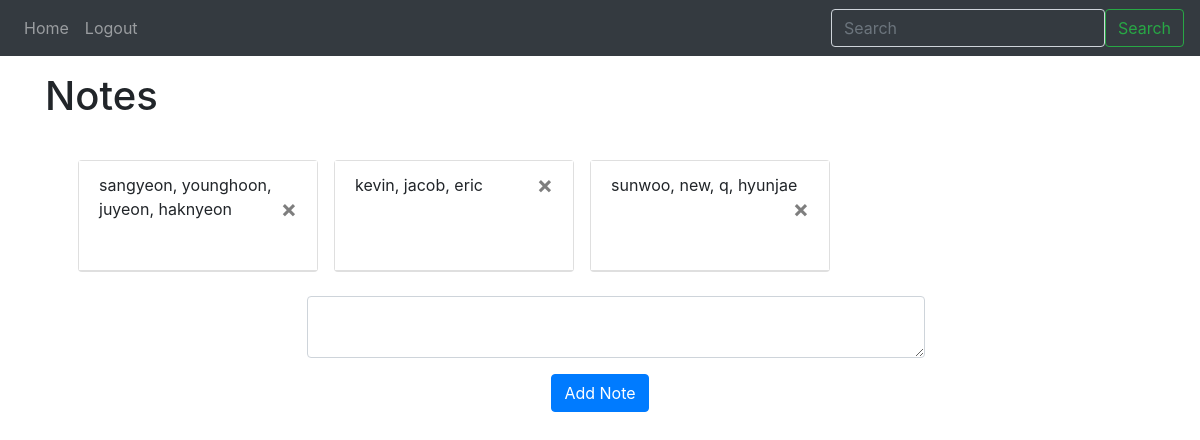
Page / (signed in) on the committed database.
### website/models.py (models this page shows)
class Note(db.Model):
    id = db.Column(db.Integer, primary_key=True)
    text = db.Column(db.String(10000))
    date = db.Column(db.DateTime(timezone=True), default=func.now())
    user_id = db.Column(db.Integer, db.ForeignKey('user.id'))

### website/views.py (the view, shortened to what this page needs)
@views.route('/', methods=['GET', 'POST'])
@login_required
def home():
    return render_template("home.html", user=current_user)

### website/__init__.py (called while the page is built)
def create_app():
    app = Flask(__name__)
    app.config['SECRET_KEY'] = 'hi hello my name is what you want it to - 011924' # for securing data and cookies in website
    app.config['SQLALCHEMY_DATABASE_URI'] = f'sqlite:///{DB_NAME}'
    db.init_app(app)
    from .views import views
    from .auth import auth
    app.register_blueprint(views, url_prefix='/')
    app.register_blueprint(auth, url_prefix='/')
    from .models import User, Note
    with app.app_context():
        db.create_all()
    login_manager = LoginManager()
    login_manager.login_view = 'auth.login'
    login_manager.init_app(app)
    @login_manager.user_loader
    def load_user(id):
        return User.query.get(int(id))
    return app

### website/templates/home.html (shortened to what this page needs)
{% extends "base.html"%}
{% block content %}
<h1 align="left" class="mt-3">Notes</h1>
<br>
<ul id="notes" class="row row-cols-4 list-group-flush">
    {% for note in user.notes %}
        <div class="card text-bg-light m-2" style="max-width: 15rem; height: 7rem;">
            <li class="card-body list-group-item">
                {{ note.text }}
                <button type="button" class="close" onClick="deleteNote('{{ note.id }}')">
                    <span aria-hidden="true">&times;</span>
                </button>
            </li>
        </div>
    {% endfor %}
</ul>
<form method="POST">
    <div align="center" class="container col-sm-7">
        <textarea name="note" id="note" class="form-control m-3"></textarea>
        <button type="submit" class="btn btn-primary">Add Note</button>
    </div>
</form>
{% endblock %}

### rows in the picture
Note: text "sangyeon, younghoon, juyeon, haknyeon"
Note: text "kevin, jacob, eric"
Note: text "sunwoo, new, q, hyunjae"
